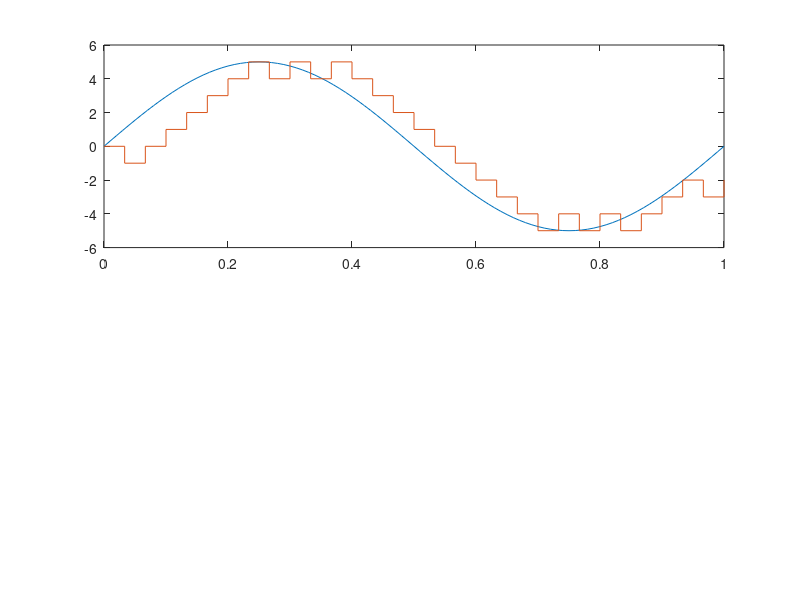

Recreate this plot in MATLAB. (Note: this script raises an error after producing the figure.)
clc;
% clear all;
close all;
 
% Defining all parameter for analog signal

A=5;
f=1;
theta=0;
minTime=0;
maxTime=1;
samplePerTime=100;
t= minTime:1/samplePerTime:maxTime;

% Generating analog signal
analogSignal= A*sin(2*pi*f*t + theta);
figure;
subplot(2,1,1);
plot(t, analogSignal);
axis([minTime maxTime -A-1 +A+1]);
hold on;

% Calculate the sampling rate and create time vector for discrete sampling
samplingRate=30*f;
sampleTime= minTime: 1/samplingRate :maxTime;

%Sample the analog signal
sampledSignal=A*sin(2*pi*f*sampleTime + theta);

% Initialize variables for digital signal conversion
digitalData =[];
stairCaseSignal=0;
delta=1;

% Convert the sampled signal to digital data using staircase approximation
for i = 1:1:(samplingRate*maxTime)
    if sampledSignal(i)>stairCaseSignal(i)
        digitalData(i+1)=1;
        stairCaseSignal(i+1)=stairCaseSignal(i)+delta;
    else
        digitalData(i+1)=0;
        stairCaseSignal(i+1)=stairCaseSignal(i)-delta;
    end
end

% Plot the staircase approximation of the sampled signal
stairs(sampleTime,stairCaseSignal);
ax=gca;
ax.XTick=(0:1/samplingRate:maxTime);
ax.YTick=(-(A+.1):delta:A+.1);
xlabel('Time(sec)');
ylabel('Amplitude(volts)');
title('Digital Signal')

% Calculate time vector for digital data
digitalDataLength=length(digitalData);
t1=0:maxTime/(digitalDataLength-1):maxTime;

% Plot the digital output signal
subplot(2,1,2);
stairs(t1, digitalData);
axis([minTime-0.05 maxTime+0.05 -0.1 +1.1]); 
title('Digital Output Signal');